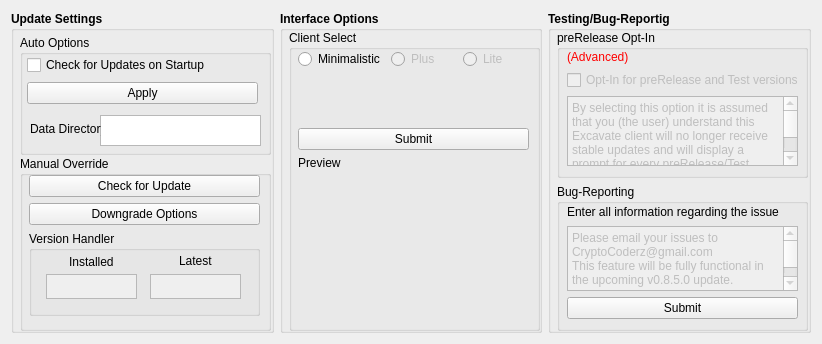
<?xml version="1.0" encoding="UTF-8"?>
<ui version="4.0">
 <class>ClientControlPage</class>
 <widget class="QWidget" name="ClientControlPage">
  <property name="geometry">
   <rect>
    <x>0</x>
    <y>0</y>
    <width>822</width>
    <height>344</height>
   </rect>
  </property>
  <property name="windowTitle">
   <string>Address Book</string>
  </property>
  <layout class="QVBoxLayout" name="verticalLayout">
   <item>
    <layout class="QHBoxLayout" name="horizontalLayout">
     <item>
      <widget class="QGroupBox" name="Upd8Control">
       <property name="font">
        <font>
         <weight>75</weight>
         <bold>true</bold>
        </font>
       </property>
       <property name="title">
        <string>Update Settings</string>
       </property>
       <widget class="QWidget" name="verticalLayoutWidget">
        <property name="geometry">
         <rect>
          <x>9</x>
          <y>19</y>
          <width>251</width>
          <height>301</height>
         </rect>
        </property>
        <layout class="QVBoxLayout" name="verticalLayout_2">
         <item>
          <widget class="QGroupBox" name="groupBox">
           <property name="minimumSize">
            <size>
             <width>0</width>
             <height>120</height>
            </size>
           </property>
           <property name="maximumSize">
            <size>
             <width>16777215</width>
             <height>110</height>
            </size>
           </property>
           <property name="font">
            <font>
             <weight>50</weight>
             <bold>false</bold>
            </font>
           </property>
           <property name="title">
            <string>Auto Options</string>
           </property>
           <widget class="QWidget" name="verticalLayoutWidget_5">
            <property name="geometry">
             <rect>
              <x>7</x>
              <y>19</y>
              <width>231</width>
              <height>51</height>
             </rect>
            </property>
            <layout class="QVBoxLayout" name="verticalLayout_6">
             <item>
              <widget class="QCheckBox" name="checkBoxupd8">
               <property name="text">
                <string>Check for Updates on Startup</string>
               </property>
               <property name="checked">
                <bool>false</bool>
               </property>
              </widget>
             </item>
             <item>
              <widget class="QPushButton" name="AU_apply">
               <property name="text">
                <string>Apply</string>
               </property>
              </widget>
             </item>
            </layout>
           </widget>
           <widget class="QPlainTextEdit" name="dDIR">
            <property name="geometry">
             <rect>
              <x>80</x>
              <y>80</y>
              <width>161</width>
              <height>31</height>
             </rect>
            </property>
            <property name="readOnly">
             <bool>true</bool>
            </property>
           </widget>
           <widget class="QLabel" name="label_5">
            <property name="geometry">
             <rect>
              <x>10</x>
              <y>84</y>
              <width>71</width>
              <height>20</height>
             </rect>
            </property>
            <property name="text">
             <string>Data Directory</string>
            </property>
           </widget>
          </widget>
         </item>
         <item>
          <widget class="QGroupBox" name="groupBox_2">
           <property name="minimumSize">
            <size>
             <width>0</width>
             <height>150</height>
            </size>
           </property>
           <property name="font">
            <font>
             <weight>50</weight>
             <bold>false</bold>
            </font>
           </property>
           <property name="title">
            <string>Manual Override</string>
           </property>
           <widget class="QWidget" name="verticalLayoutWidget_4">
            <property name="geometry">
             <rect>
              <x>9</x>
              <y>19</y>
              <width>231</width>
              <height>151</height>
             </rect>
            </property>
            <layout class="QVBoxLayout" name="verticalLayout_5">
             <item>
              <widget class="QPushButton" name="chck4_upd8">
               <property name="text">
                <string>Check for Update</string>
               </property>
              </widget>
             </item>
             <item>
              <widget class="QPushButton" name="dwngrd_opt">
               <property name="text">
                <string>Downgrade Options</string>
               </property>
              </widget>
             </item>
             <item>
              <widget class="QGroupBox" name="groupBox_3">
               <property name="minimumSize">
                <size>
                 <width>0</width>
                 <height>85</height>
                </size>
               </property>
               <property name="title">
                <string>Version Handler</string>
               </property>
               <widget class="QWidget" name="horizontalLayoutWidget_2">
                <property name="geometry">
                 <rect>
                  <x>10</x>
                  <y>40</y>
                  <width>211</width>
                  <height>31</height>
                 </rect>
                </property>
                <layout class="QHBoxLayout" name="horizontalLayout_2">
                 <item>
                  <widget class="QPlainTextEdit" name="instVER">
                   <property name="enabled">
                    <bool>false</bool>
                   </property>
                   <property name="sizePolicy">
                    <sizepolicy hsizetype="Fixed" vsizetype="Fixed">
                     <horstretch>0</horstretch>
                     <verstretch>0</verstretch>
                    </sizepolicy>
                   </property>
                   <property name="maximumSize">
                    <size>
                     <width>91</width>
                     <height>25</height>
                    </size>
                   </property>
                  </widget>
                 </item>
                 <item>
                  <widget class="QPlainTextEdit" name="liveVER">
                   <property name="enabled">
                    <bool>false</bool>
                   </property>
                   <property name="sizePolicy">
                    <sizepolicy hsizetype="Fixed" vsizetype="Fixed">
                     <horstretch>0</horstretch>
                     <verstretch>0</verstretch>
                    </sizepolicy>
                   </property>
                   <property name="maximumSize">
                    <size>
                     <width>91</width>
                     <height>25</height>
                    </size>
                   </property>
                  </widget>
                 </item>
                </layout>
               </widget>
               <widget class="QLabel" name="label">
                <property name="geometry">
                 <rect>
                  <x>40</x>
                  <y>20</y>
                  <width>61</width>
                  <height>21</height>
                 </rect>
                </property>
                <property name="text">
                 <string>Installed</string>
                </property>
               </widget>
               <widget class="QLabel" name="label_2">
                <property name="geometry">
                 <rect>
                  <x>150</x>
                  <y>20</y>
                  <width>61</width>
                  <height>20</height>
                 </rect>
                </property>
                <property name="text">
                 <string>Latest</string>
                </property>
               </widget>
              </widget>
             </item>
             <item>
              <spacer name="verticalSpacer_3">
               <property name="orientation">
                <enum>Qt::Vertical</enum>
               </property>
               <property name="sizeHint" stdset="0">
                <size>
                 <width>20</width>
                 <height>40</height>
                </size>
               </property>
              </spacer>
             </item>
            </layout>
           </widget>
          </widget>
         </item>
        </layout>
       </widget>
      </widget>
     </item>
     <item>
      <widget class="QGroupBox" name="ClieControl">
       <property name="font">
        <font>
         <weight>75</weight>
         <bold>true</bold>
        </font>
       </property>
       <property name="title">
        <string>Interface Options</string>
       </property>
       <widget class="QWidget" name="verticalLayoutWidget_2">
        <property name="geometry">
         <rect>
          <x>9</x>
          <y>19</y>
          <width>251</width>
          <height>301</height>
         </rect>
        </property>
        <layout class="QVBoxLayout" name="verticalLayout_3">
         <item>
          <widget class="QGroupBox" name="groupBox_4">
           <property name="font">
            <font>
             <weight>50</weight>
             <bold>false</bold>
            </font>
           </property>
           <property name="title">
            <string>Client Select</string>
           </property>
           <widget class="QWidget" name="verticalLayoutWidget_8">
            <property name="geometry">
             <rect>
              <x>9</x>
              <y>19</y>
              <width>231</width>
              <height>271</height>
             </rect>
            </property>
            <layout class="QVBoxLayout" name="verticalLayout_9">
             <item>
              <layout class="QHBoxLayout" name="horizontalLayout_3">
               <item>
                <widget class="QRadioButton" name="minCLIE">
                 <property name="text">
                  <string>Minimalistic</string>
                 </property>
                </widget>
               </item>
               <item>
                <widget class="QRadioButton" name="plusCLIE">
                 <property name="enabled">
                  <bool>false</bool>
                 </property>
                 <property name="text">
                  <string>Plus</string>
                 </property>
                </widget>
               </item>
               <item>
                <widget class="QRadioButton" name="liteCLIE">
                 <property name="enabled">
                  <bool>false</bool>
                 </property>
                 <property name="text">
                  <string>Lite</string>
                 </property>
                </widget>
               </item>
              </layout>
             </item>
             <item>
              <spacer name="verticalSpacer_2">
               <property name="orientation">
                <enum>Qt::Vertical</enum>
               </property>
               <property name="sizeHint" stdset="0">
                <size>
                 <width>20</width>
                 <height>40</height>
                </size>
               </property>
              </spacer>
             </item>
             <item>
              <widget class="QPushButton" name="CS_submit">
               <property name="text">
                <string>Submit</string>
               </property>
              </widget>
             </item>
             <item>
              <widget class="QLabel" name="label_6">
               <property name="text">
                <string>Preview</string>
               </property>
              </widget>
             </item>
             <item>
              <layout class="QHBoxLayout" name="horizontalLayout_4">
               <item>
                <widget class="QLabel" name="cliePREV">
                 <property name="minimumSize">
                  <size>
                   <width>0</width>
                   <height>144</height>
                  </size>
                 </property>
                 <property name="text">
                  <string/>
                 </property>
                </widget>
               </item>
              </layout>
             </item>
            </layout>
           </widget>
          </widget>
         </item>
        </layout>
       </widget>
      </widget>
     </item>
     <item>
      <widget class="QGroupBox" name="TestControl">
       <property name="font">
        <font>
         <weight>75</weight>
         <bold>true</bold>
        </font>
       </property>
       <property name="title">
        <string>Testing/Bug-Reportig</string>
       </property>
       <widget class="QWidget" name="verticalLayoutWidget_3">
        <property name="geometry">
         <rect>
          <x>9</x>
          <y>19</y>
          <width>251</width>
          <height>301</height>
         </rect>
        </property>
        <layout class="QVBoxLayout" name="verticalLayout_4">
         <item>
          <widget class="QGroupBox" name="groupBox_5">
           <property name="font">
            <font>
             <weight>50</weight>
             <bold>false</bold>
            </font>
           </property>
           <property name="title">
            <string>preRelease Opt-In</string>
           </property>
           <widget class="QWidget" name="verticalLayoutWidget_7">
            <property name="geometry">
             <rect>
              <x>10</x>
              <y>20</y>
              <width>231</width>
              <height>121</height>
             </rect>
            </property>
            <layout class="QVBoxLayout" name="verticalLayout_8">
             <item>
              <widget class="QLabel" name="label_4">
               <property name="styleSheet">
                <string notr="true">color: rgb(255, 0, 0);</string>
               </property>
               <property name="text">
                <string>(Advanced)</string>
               </property>
              </widget>
             </item>
             <item>
              <widget class="QCheckBox" name="optin_test">
               <property name="enabled">
                <bool>false</bool>
               </property>
               <property name="text">
                <string>Opt-In for preRelease and Test versions</string>
               </property>
              </widget>
             </item>
             <item>
              <widget class="QPlainTextEdit" name="plainTextEdit_2">
               <property name="enabled">
                <bool>false</bool>
               </property>
               <property name="maximumSize">
                <size>
                 <width>16777215</width>
                 <height>75</height>
                </size>
               </property>
               <property name="readOnly">
                <bool>false</bool>
               </property>
               <property name="plainText">
                <string>By selecting this option it is assumed that you (the user) understand this Excavate client will no longer receive stable updates and will display a prompt for every preRelease/Test version available</string>
               </property>
              </widget>
             </item>
             <item>
              <spacer name="verticalSpacer">
               <property name="orientation">
                <enum>Qt::Vertical</enum>
               </property>
               <property name="sizeHint" stdset="0">
                <size>
                 <width>20</width>
                 <height>40</height>
                </size>
               </property>
              </spacer>
             </item>
            </layout>
           </widget>
          </widget>
         </item>
         <item>
          <widget class="QGroupBox" name="groupBox_6">
           <property name="font">
            <font>
             <weight>50</weight>
             <bold>false</bold>
            </font>
           </property>
           <property name="title">
            <string>Bug-Reporting</string>
           </property>
           <widget class="QWidget" name="verticalLayoutWidget_6">
            <property name="geometry">
             <rect>
              <x>10</x>
              <y>20</y>
              <width>231</width>
              <height>115</height>
             </rect>
            </property>
            <layout class="QVBoxLayout" name="verticalLayout_7">
             <item>
              <widget class="QLabel" name="label_3">
               <property name="text">
                <string>Enter all information regarding the issue</string>
               </property>
              </widget>
             </item>
             <item>
              <widget class="QPlainTextEdit" name="br_input">
               <property name="enabled">
                <bool>false</bool>
               </property>
               <property name="minimumSize">
                <size>
                 <width>0</width>
                 <height>65</height>
                </size>
               </property>
               <property name="maximumSize">
                <size>
                 <width>16777215</width>
                 <height>65</height>
                </size>
               </property>
               <property name="plainText">
                <string>Please email your issues to CryptoCoderz@gmail.com
This feature will be fully functional in the upcoming v0.8.5.0 update.</string>
               </property>
              </widget>
             </item>
             <item>
              <widget class="QPushButton" name="BR_submit">
               <property name="enabled">
                <bool>true</bool>
               </property>
               <property name="text">
                <string>Submit</string>
               </property>
              </widget>
             </item>
            </layout>
           </widget>
          </widget>
         </item>
        </layout>
       </widget>
      </widget>
     </item>
    </layout>
   </item>
  </layout>
 </widget>
 <resources/>
 <connections/>
</ui>
